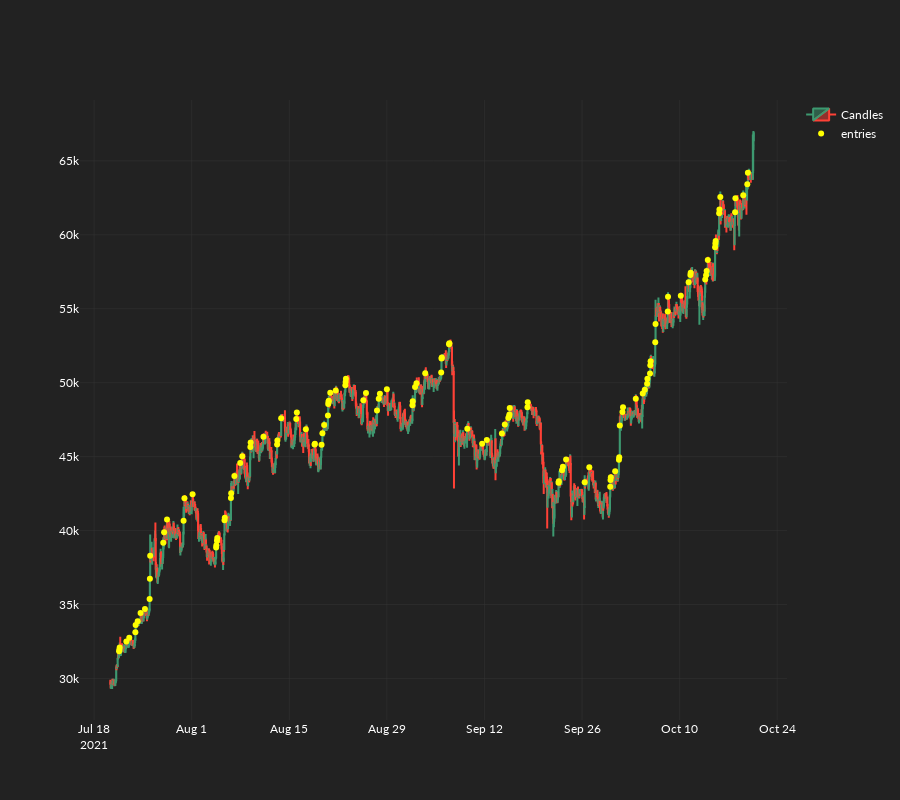

The notebook cell this image was saved under:
### Code cell
datetimes = pd.to_datetime(candles[:, CandleBodyType.Timestamp], unit="ms")
scatter_dt = pd.to_datetime(candles[np.where(~np.isnan(entry_prices)), CandleBodyType.Timestamp], unit="ms")
fig = go.Figure(
    data=[
        go.Candlestick(
            x=datetimes,
            open=candles[:, 1],
            high=candles[:, 2],
            low=candles[:, 3],
            close=candles[:, 4],
            name="Candles",
        ),
        go.Scatter(
            x=pd.to_datetime(candles[np.where(~np.isnan(entry_prices))[0], CandleBodyType.Timestamp], unit="ms"),
            y=entry_prices[~np.isnan(entry_prices)],
            name="entries",
            mode="markers",
            marker=dict(color="yellow"),
        ),
    ]
)
fig.update_layout(height=800, xaxis_rangeslider_visible=False)
fig.show()
